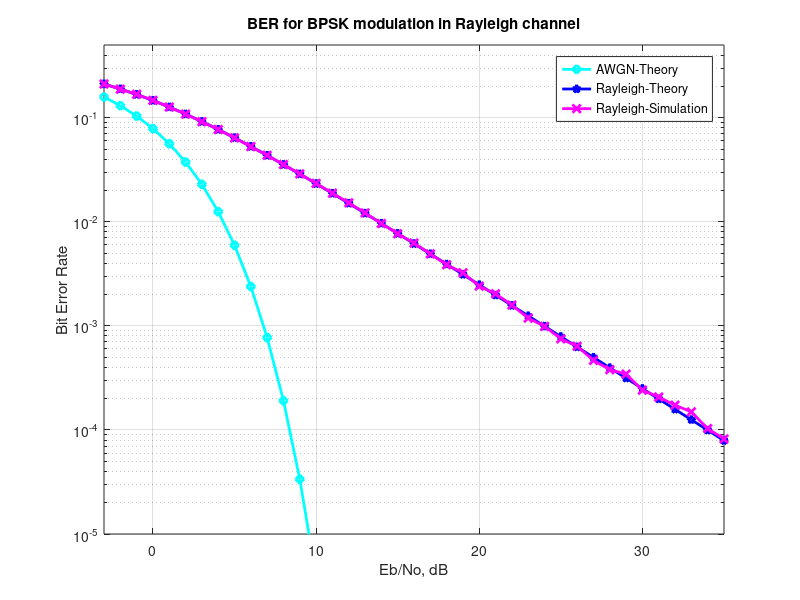

Source code (MATLAB):
%chathurangab@sltc.ac.lk
% %%%%%%%%%%%%%%%%%%%%%%%%%%%%%%%%%%%%%%%%%%%%%%%%%%%%%%%%%

% Script for computing the BER for BPSK modulation in a
% Rayleigh fading channel

clear
N = 10^6 % number of bits or symbols

% Transmitter
ip = rand(1,N)>0.5; % generating 0,1 with equal probability
s = 2*ip-1; % BPSK modulation 0 -> -1; 1 -> 0 

 
Eb_N0_dB = [-3:35]; % multiple Eb/N0 values

for ii = 1:length(Eb_N0_dB)
   
   n = 1/sqrt(2)*[randn(1,N) + j*randn(1,N)]; % white gaussian noise, 0dB variance 
   h = 1/sqrt(2)*[randn(1,N) + j*randn(1,N)]; % Rayleigh channel
   
   % Channel and noise Noise addition
   y = h.*s + 10^(-Eb_N0_dB(ii)/20)*n; 

   % equalization
   yHat = y./h;

   % receiver - hard decision decoding
   ipHat = real(yHat)>0;
 
   % counting the errors
   nErr(ii) = size(find([ip- ipHat]),2);

end

simBer = nErr/N; % simulated ber
theoryBerAWGN = 0.5*erfc(sqrt(10.^(Eb_N0_dB/10))); % theoretical ber
EbN0Lin = 10.^(Eb_N0_dB/10);
theoryBer = 0.5.*(1-sqrt(EbN0Lin./(EbN0Lin+1)));

% plot
close all
figure
semilogy(Eb_N0_dB,theoryBerAWGN,'cd-','LineWidth',2);
hold on
semilogy(Eb_N0_dB,theoryBer,'bp-','LineWidth',2);
semilogy(Eb_N0_dB,simBer,'mx-','LineWidth',2);
axis([-3 35 10^-5 0.5])
grid on
legend('AWGN-Theory','Rayleigh-Theory', 'Rayleigh-Simulation');
xlabel('Eb/No, dB');
ylabel('Bit Error Rate');
title('BER for BPSK modulation in Rayleigh channel');









